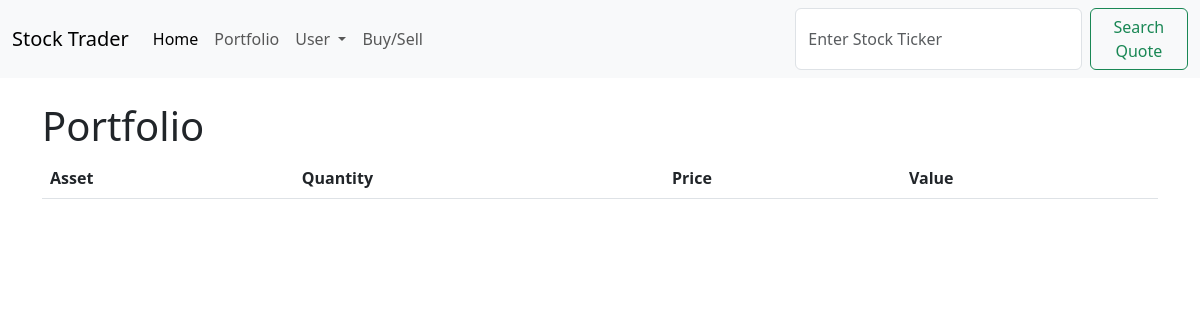
Page /portfolio on the earlier database version.
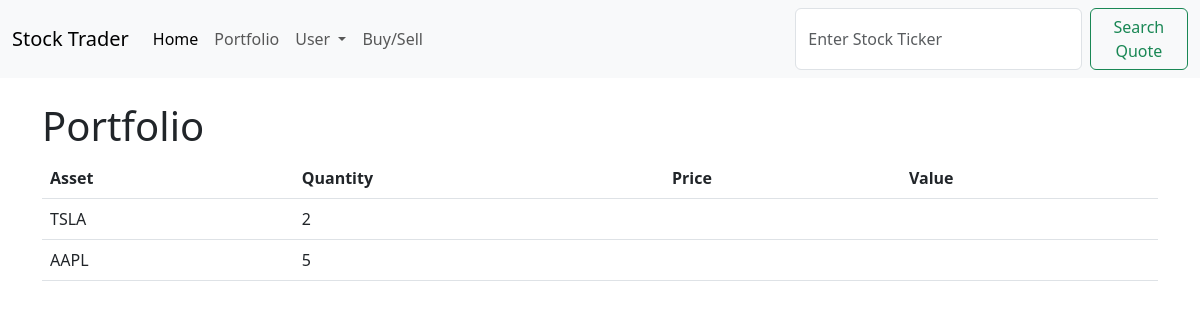
Same page on the later database version.
### trading/models.py (models this page shows)
class Position(models.Model):
    asset = models.CharField(max_length=4)
    quantity = models.IntegerField(null=True)
    def __str__(self):
        return self.asset

### trading/views.py (the view)
# urls.py: path('portfolio', views.portfolio, name = "portfolio")
def portfolio(request):
    portfolio = Position.objects.all()
    for stock in portfolio:
       stock_data = yahooFinance.Ticker(stock.asset)
       stock_price = stock_data.info['currentPrice']
       stock.price = stock_price
       stock.value = stock_price * stock.quantity
    return render(request, 'portfolio.html', {'portfolio' : portfolio})

### trading/templates/portfolio.html
{% extends 'base.html' %}
{% block content %}
<h1>Portfolio</h1>
<table class="table">
  <thead>
    <tr>
      <th scope="col">Asset</th>
      <th scope="col">Quantity</th>
      <th scope="col">Price</th>
      <th scope="col">Value</th>
    </tr>
  </thead>
  <tbody>
    {% for stock in portfolio %}
    <tr>
      <td>{{stock}}</td>
      <td>{{stock.quantity}}</td>
      <td>{{stock.price}}</td>
      <td>{{stock.value}}</td>
    </tr>
    {% endfor %}
  </tbody>
</table>
{% endblock %}

### trading/templates/base.html (shortened to what this page needs)
<!doctype html>
<html lang="en">
  <head>
    <link href="https://cdn.jsdelivr.net/npm/bootstrap@5.3.0/dist/css/bootstrap.min.css" rel="stylesheet">
  </head>
  <body>
    <nav class="navbar navbar-expand-lg bg-body-tertiary">
  <div class="container-fluid">
    <a class="navbar-brand" href="#">Stock Trader</a>
    <div class="collapse navbar-collapse" id="navbarSupportedContent">
      <ul class="navbar-nav me-auto mb-2 mb-lg-0">
        <li class="nav-item">
          <a class="nav-link active" aria-current="page" href= "{% url 'home' %}">Home</a>
        </li>
        <li class="nav-item">
          <a class="nav-link" href= "{% url 'portfolio' %}" >Portfolio</a>
        </li>
        <li class="nav-item dropdown">
          <a class="nav-link dropdown-toggle" href="#" role="button" data-bs-toggle="dropdown" aria-expanded="false">
            User
          </a>
        </li>
        <li class="nav-item">
          <a class="nav-link" href="#">Buy/Sell</a>
        </li>
      </ul>
      <form action = "{% url 'home' %}" class= "d-flex" method = "POST" role="search">
        <input class="form-control me-2" type="search" placeholder="Enter Stock Ticker" aria-label="Search" name = "ticker">
        <button class="btn btn-outline-success" type="submit">Search Quote</button>
      </form>
    </div>
  </div>
</nav>
    <div class = "container">
        {% block content %}
        {% endblock %}
    </div>
  </body>
</html>

Differences in the rows shown:
added Position: asset "TSLA", quantity "2"
added Position: asset "AAPL", quantity "5"
